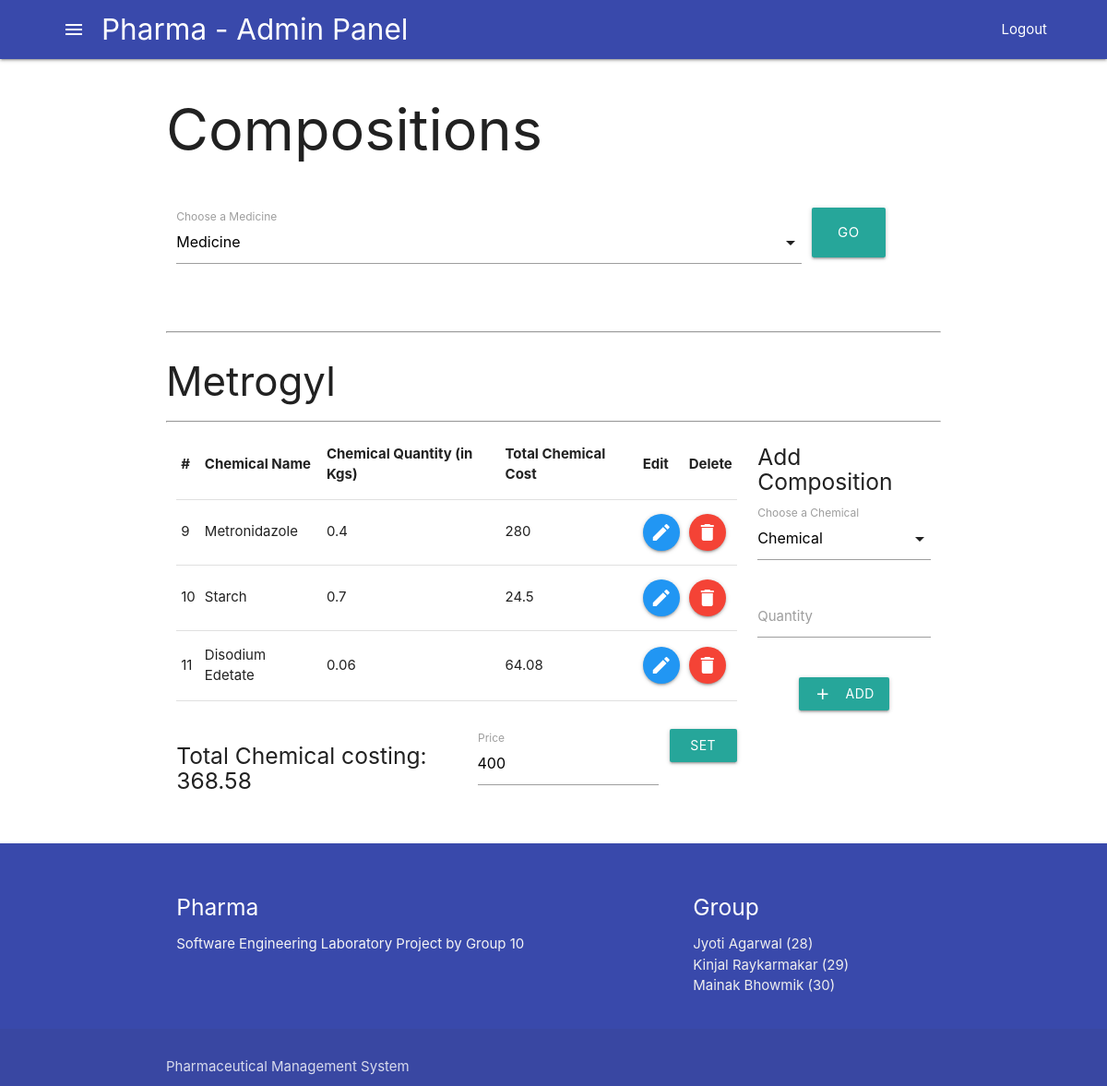
The page /admin/composition.php?med=4 (signed in) on the database its author committed.
### tables this page shows
CREATE TABLE `medicines` (
  `id` int(11) NOT NULL,
  `name` varchar(30) NOT NULL,
  `qty` int(11) NOT NULL DEFAULT 0,
  `price` float NOT NULL DEFAULT 0,
  `forSale` tinyint(1) NOT NULL DEFAULT 0,
  `image` varchar(200) NOT NULL
);

CREATE TABLE `composition` (
  `comp_id` int(11) NOT NULL,
  `cid` int(11) NOT NULL,
  `mid` int(11) NOT NULL,
  `c_qty` double NOT NULL
);

CREATE TABLE `chemicals` (
  `id` int(11) NOT NULL,
  `name` varchar(30) NOT NULL,
  `qty` double NOT NULL DEFAULT 0,
  `rate` double NOT NULL,
  `image` varchar(200) NOT NULL
);

### admin/composition.php (the view, shortened to what this page needs)
<?php
include("./include/connection.php");
include("./include/header.php");
$query3 = "select id, name from chemicals";
$chemicals = mysqli_query($con, $query3);
if (isset($_REQUEST["med"])) {
  $query = "select * from medicines where id='" . $_REQUEST["med"] . "'";
  $result = mysqli_query($con, $query);
  $medicine = mysqli_fetch_object($result);
  $query2 = "select * from composition, chemicals where mid='" . $_REQUEST["med"] . "'  and composition.cid=chemicals.id";
  $compositions = mysqli_query($con, $query2);
}
?>
<link rel="stylesheet" href="./styles/styles.css">
<div class="container">
  <h1>Compositions</h1>
  <form action="">
    <div class="row" style="margin-top: 50px; margin-bottom: 50px">
      <div class="input-field col s10">
        <label>Choose a Medicine</label>
      </div>
      <div class="s2">
        <button type="submit" class="waves-effect waves-light btn-large">Go</button>
      </div>
    </div>
  </form>
  <hr>
  <?php if (isset($_REQUEST["med"])) { ?>
    <h3><?php echo $medicine->name ?></h3>
    <hr>
    <div class="row">
      <div class="col s9">
        <table>
          <thead>
            <tr>
              <th>#</th>
              <th>Chemical Name</th>
              <th>Chemical Quantity (in Kgs)</th>
              <th>Total Chemical Cost</th>
              <th>Edit</th>
              <th>Delete</th>
            </tr>
          </thead>
          <tbody>
            <?php
            $totalCosts = 0;
            while ($fetch = mysqli_fetch_object($compositions)) {
              $totalCosts += $fetch->rate * $fetch->c_qty;  ?>
              <tr>
                <td><?php echo $fetch->comp_id ?></td>
                <td><?php echo $fetch->name ?></td>
                <td><?php echo $fetch->c_qty ?></td>
                <td><?php echo $fetch->rate * $fetch->c_qty ?></td>
                <td>
                  <a class="btn-floating blue" href="./composition.php?med=<?php echo $medicine->id ?>&edit=<?php echo $fetch->comp_id ?>">
                    <i class="material-icons">edit</i>
                  </a>
                </td>
                <td>
                  <a class="btn-floating red" href="./composition.php?med=<?php echo $medicine->id ?>&delete=<?php echo $fetch->comp_id ?>">
                    <i class="material-icons">delete</i>
                  </a>
                </td>
              </tr>
            <?php } ?>
          </tbody>
        </table>
        <div class="row" style="margin-top: 30px;">
          <div class="col s6">
            <h5>Total Chemical costing: <?php echo $totalCosts ?></h5>
          </div>
          <form action="./medicines/setprice.php" method="POST" class="col s6">
            <div class="input-field col s9">
              <input id="price" name="price" type="number" step="any" value="<?php echo $medicine->price ?>" class="validate" required>
              <label for="price">Price</label>
            </div>
            <button type="submit" class="waves-effect waves-light btn col s3">
              Set Price
            </button>
          </form>
        </div>
      </div>
      <div class="col s3">
        <?php if (isset($_REQUEST["edit"])) {
          $query = "select * from composition where comp_id='" . $_REQUEST["edit"] . "'";
          $result = mysqli_query($con, $query);
          $composition = mysqli_fetch_object($result); ?>
          <h5>Edit Composition</h5>
          <form action="./composition/compoEdit.php" method="POST">
            <input type="text" name="comp_id" value="<?php echo $composition->comp_id ?>" hidden>
            <input type="text" name="mid" value="<?php echo $medicine->id ?>" hidden>
            <div class="row">
              <div class="input-field col s12">
                <select name="cid">
                  <option value="" disabled selected>Chemical</option>
                  <?php while ($fetch = mysqli_fetch_object($chemicals)) { ?>
                    <option value="<?php echo $fetch->id ?>" <?php echo $fetch->id == ($composition->cid) ? "selected" : "" ?>><?php echo $fetch->name ?></option>
                  <?php } ?>
                </select>
                <label>Choose a Chemical</label>
              </div>
              <div class="input-field col s12">
                <input name="c_qty" id="c_qty" type="number" value="<?php echo $composition->c_qty ?>" class="validate" step="any" required>
                <label for="c_qty">Quantity</label>
              </div>
            </div>
            <div class="flex-center">
              <button type="submit" class="waves-effect waves-light btn">
                <i class="material-icons left">add</i>
                Edit
              </button>
            </div>
          </form>
        <?php } else {  ?>
          <h5>Add Composition</h5>
          <form action="./composition/compoAdd.php" method="POST">
            <div class="row">
              <div class="input-field col s12">
                <label>Choose a Chemical</label>
              </div>
              <div class="input-field col s12">
                <input name="c_qty" id="c_qty" type="number" class="validate" step="any" required>
                <label for="c_qty">Quantity</label>
              </div>
            </div>
            <div class="flex-center">
              <button type="submit" class="waves-effect waves-light btn">
                <i class="material-icons left">add</i>
                Add
              </button>
            </div>
          </form>
        <?php }  ?>
      </div>
    </div>
  <?php } ?>
</div>
<?php include("./include/footer.php") ?>

### admin/styles/styles.css (style rules this page uses)
.container { margin-top: 20px; }
.flex-center { display: flex; justify-content: center; }

### rows shown on the page
medicines: name "Metrogyl", price "400"
composition: comp_id "9", cid.name "Metronidazole", c_qty "0.4", $fetch->rate * $fetch->c_qty "280"
composition: comp_id "10", cid.name "Starch", c_qty "0.7", $fetch->rate * $fetch->c_qty "24.5"
composition: comp_id "11", cid.name "Disodium Edetate", c_qty "0.06", $fetch->rate * $fetch->c_qty "64.08"

### other values the page prints
$totalCosts "368.58"
